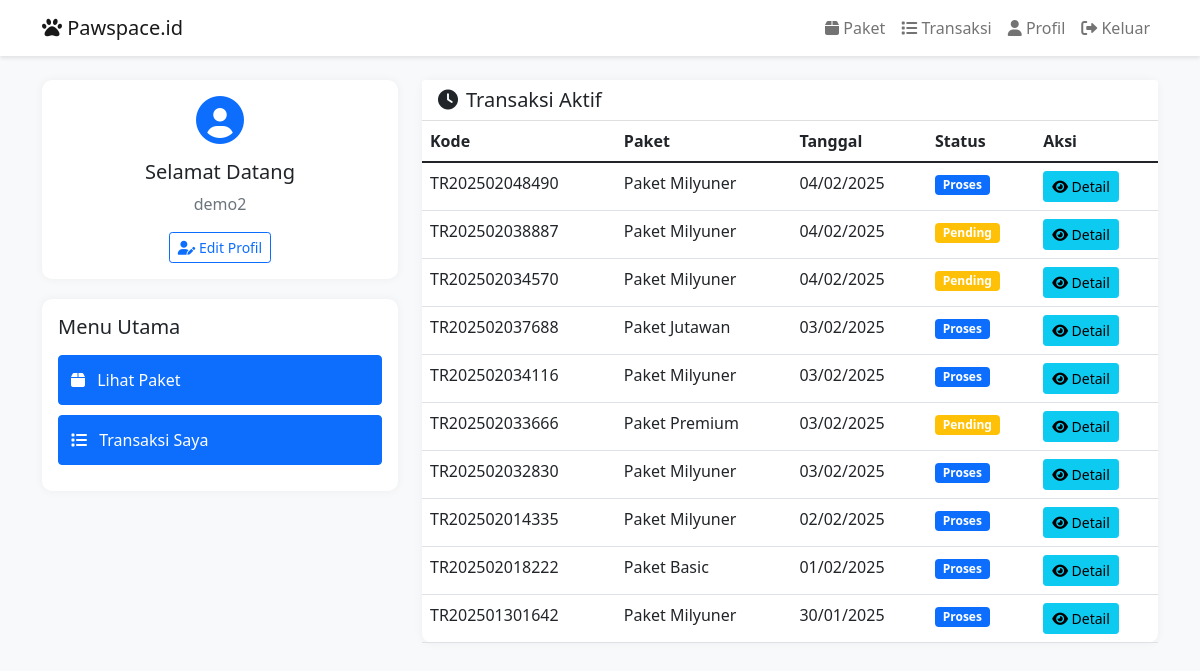
/user/dashboard.php (signed in), run on the app's committed database.
### tables this page shows
CREATE TABLE `transaksi` (
  `kd_tr` varchar(20) NOT NULL,
  `id_admin` int DEFAULT NULL,
  `id_paket` varchar(10) DEFAULT NULL,
  `id_kategori` int DEFAULT NULL,
  `tgl_transaksi` date NOT NULL,
  `tgl_awal` date NOT NULL,
  `tgl_akhir` date NOT NULL,
  `total_harga` decimal(10,2) NOT NULL,
  `status` enum('pending','proses','selesai','diambil') DEFAULT 'pending',
  `created_at` timestamp NOT NULL DEFAULT CURRENT_TIMESTAMP,
  `id_user` int DEFAULT NULL,
  `id_karyawan` int DEFAULT NULL
);

CREATE TABLE `paket` (
  `id_paket` varchar(10) NOT NULL,
  `nama_paket` varchar(100) NOT NULL,
  `harga` decimal(10,2) NOT NULL,
  `deskripsi` text,
  `created_at` timestamp NOT NULL DEFAULT CURRENT_TIMESTAMP
);

### user/dashboard.php (the view, shortened to what this page needs)
<?php
require_once '../includes/config.php';
$user_id = $_SESSION['user_id'];
$query = "SELECT t.*, p.nama_paket
          FROM transaksi t
          JOIN paket p ON t.id_paket = p.id_paket
          WHERE t.id_user = ? AND t.status != 'selesai'
          ORDER BY t.created_at DESC";
$stmt = mysqli_prepare($conn, $query);
mysqli_stmt_bind_param($stmt, "i", $user_id);
mysqli_stmt_execute($stmt);
$result = mysqli_stmt_get_result($stmt);
?>
<!DOCTYPE html>
<html lang="id">
<head>
    <link href="https://cdn.jsdelivr.net/npm/bootstrap@5.1.3/dist/css/bootstrap.min.css" rel="stylesheet">
    <link rel="stylesheet" href="https://cdnjs.cloudflare.com/ajax/libs/font-awesome/6.0.0/css/all.min.css">
</head>
<body>
    <nav class="navbar navbar-expand-lg navbar-light">
        <div class="container">
            <a class="navbar-brand" href="dashboard.php">
                <i class="fas fa-paw"></i> Pawspace.id
            </a>
            <div class="collapse navbar-collapse" id="navbarNav">
                <ul class="navbar-nav ms-auto">
                    <li class="nav-item">
                        <a class="nav-link" href="daftar_paket.php">
                            <i class="fas fa-box"></i> Paket
                        </a>
                    </li>
                    <li class="nav-item">
                        <a class="nav-link" href="transaksi.php">
                            <i class="fas fa-list"></i> Transaksi
                        </a>
                    </li>
                    <li class="nav-item">
                        <a class="nav-link" href="profil.php">
                            <i class="fas fa-user"></i> Profil
                        </a>
                    </li>
                    <li class="nav-item">
                        <a class="nav-link" href="logout.php">
                            <i class="fas fa-sign-out-alt"></i> Keluar
                        </a>
                    </li>
                </ul>
            </div>
        </div>
    </nav>
    <div class="container py-4">
        <div class="row">
            <div class="col-md-4">
                <div class="card">
                    <div class="card-body text-center">
                        <i class="fas fa-user-circle profile-icon mb-3"></i>
                        <h5 class="card-title">Selamat Datang</h5>
                        <p class="text-muted"><?php echo $_SESSION['user_nama']; ?></p>
                        <a href="profil.php" class="btn btn-outline-primary btn-sm">
                            <i class="fas fa-user-edit"></i> Edit Profil
                        </a>
                    </div>
                </div>
                <div class="card">
                    <div class="card-body">
                        <h5 class="card-title mb-3">Menu Utama</h5>
                        <div class="d-grid">
                            <a href="daftar_paket.php" class="btn btn-primary btn-menu">
                                <i class="fas fa-box me-2"></i> Lihat Paket
                            </a>
                            <a href="transaksi.php" class="btn btn-primary btn-menu">
                                <i class="fas fa-list me-2"></i> Transaksi Saya
                            </a>
                        </div>
                    </div>
                </div>
            </div>
            <div class="col-md-8">
                <div class="card">
                    <div class="card-header bg-white">
                        <h5 class="card-title mb-0"><i class="fas fa-clock me-2"></i>Transaksi Aktif</h5>
                    </div>
                    <div class="card-body p-0">
                        <div class="table-responsive">
                            <table class="table table-hover mb-0">
                                <thead>
                                    <tr>
                                        <th>Kode</th>
                                        <th>Paket</th>
                                        <th>Tanggal</th>
                                        <th>Status</th>
                                        <th>Aksi</th>
                                    </tr>
                                </thead>
                                <tbody>
                                    <?php if(mysqli_num_rows($result) > 0): ?>
                                        <?php while($row = mysqli_fetch_assoc($result)): ?>
                                        <tr>
                                            <td><?php echo $row['kd_tr']; ?></td>
                                            <td><?php echo $row['nama_paket']; ?></td>
                                            <td><?php echo date('d/m/Y', strtotime($row['tgl_transaksi'])); ?></td>
                                            <td>
                                                <span class="badge bg-<?php
                                                    echo $row['status'] == 'pending' ? 'warning' :
                                                        ($row['status'] == 'proses' ? 'primary' : 'success');
                                                ?>">
                                                    <?php echo ucfirst($row['status']); ?>
                                                </span>
                                            </td>
                                            <td>
                                                <a href="detail_transaksi.php?kd=<?php echo $row['kd_tr']; ?>"
                                                   class="btn btn-info btn-sm">
                                                    <i class="fas fa-eye"></i> Detail
                                                </a>
                                            </td>
                                        </tr>
                                        <?php endwhile; ?>
                                    <?php endif; ?>
                                </tbody>
                            </table>
                        </div>
                    </div>
                </div>
            </div>
        </div>
    </div>
</body>
</html>

### user/dashboard.php (style rules this page uses)
body { background-color: #f8f9fa; }
.navbar { background-color: white; box-shadow: 0 2px 4px rgba(0,0,0,.1); }
.card { margin-bottom: 20px; box-shadow: 0 0 10px rgba(0,0,0,.05); border-radius: 10px; border: none; }
.btn-menu { text-align: left; padding: 12px; margin-bottom: 10px; }
.profile-icon { font-size: 48px; color: #0d6efd; }

### data on the page
transaksi: kd_tr "TR202502048490", id_paket.nama_paket "Paket Milyuner", tgl_transaksi "04/02/2025", status "Proses"
transaksi: kd_tr "TR202502038887", id_paket.nama_paket "Paket Milyuner", tgl_transaksi "04/02/2025", status "Pending"
transaksi: kd_tr "TR202502034570", id_paket.nama_paket "Paket Milyuner", tgl_transaksi "04/02/2025", status "Pending"
transaksi: kd_tr "TR202502037688", id_paket.nama_paket "Paket Jutawan", tgl_transaksi "03/02/2025", status "Proses"
transaksi: kd_tr "TR202502034116", id_paket.nama_paket "Paket Milyuner", tgl_transaksi "03/02/2025", status "Proses"
transaksi: kd_tr "TR202502033666", id_paket.nama_paket "Paket Premium", tgl_transaksi "03/02/2025", status "Pending"
transaksi: kd_tr "TR202502032830", id_paket.nama_paket "Paket Milyuner", tgl_transaksi "03/02/2025", status "Proses"
transaksi: kd_tr "TR202502014335", id_paket.nama_paket "Paket Milyuner", tgl_transaksi "02/02/2025", status "Proses"
transaksi: kd_tr "TR202502018222", id_paket.nama_paket "Paket Basic", tgl_transaksi "01/02/2025", status "Proses"
transaksi: kd_tr "TR202501301642", id_paket.nama_paket "Paket Milyuner", tgl_transaksi "30/01/2025", status "Proses"

### other printed values
$_SESSION['user_nama'] "demo2"
